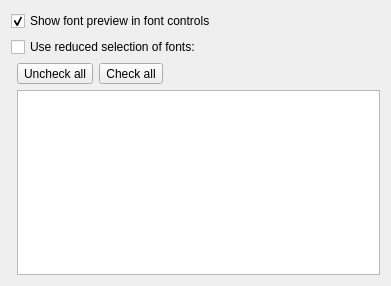
<?xml version="1.0" encoding="UTF-8"?>
<ui version="4.0">
 <class>Text</class>
 <widget class="QWidget" name="Text">
  <property name="geometry">
   <rect>
    <x>0</x>
    <y>0</y>
    <width>391</width>
    <height>286</height>
   </rect>
  </property>
  <layout class="QVBoxLayout" name="verticalLayout">
   <item>
    <widget class="QCheckBox" name="ShowFontPreview">
     <property name="text">
      <string>Show font preview in font controls</string>
     </property>
     <property name="checked">
      <bool>true</bool>
     </property>
    </widget>
   </item>
   <item>
    <widget class="QCheckBox" name="UseReducedFontList">
     <property name="text">
      <string>Use reduced selection of fonts:</string>
     </property>
    </widget>
   </item>
   <item>
    <layout class="QGridLayout" name="gridLayout">
     <item row="0" column="0" rowspan="2">
      <widget class="QWidget" name="widget" native="true"/>
     </item>
     <item row="0" column="1">
      <layout class="QHBoxLayout" name="horizontalLayout_2">
       <item>
        <widget class="QToolButton" name="UncheckAll">
         <property name="text">
          <string>Uncheck all</string>
         </property>
        </widget>
       </item>
       <item>
        <widget class="QToolButton" name="CheckAll">
         <property name="text">
          <string>Check all</string>
         </property>
        </widget>
       </item>
       <item>
        <spacer name="horizontalSpacer">
         <property name="orientation">
          <enum>Qt::Horizontal</enum>
         </property>
         <property name="sizeHint" stdset="0">
          <size>
           <width>40</width>
           <height>20</height>
          </size>
         </property>
        </spacer>
       </item>
      </layout>
     </item>
     <item row="1" column="1">
      <widget class="QListWidget" name="ReducedFontList"/>
     </item>
    </layout>
   </item>
  </layout>
 </widget>
 <resources/>
 <connections>
  <connection>
   <sender>UseReducedFontList</sender>
   <signal>toggled(bool)</signal>
   <receiver>ReducedFontList</receiver>
   <slot>setEnabled(bool)</slot>
   <hints>
    <hint type="sourcelabel">
     <x>120</x>
     <y>49</y>
    </hint>
    <hint type="destinationlabel">
     <x>154</x>
     <y>122</y>
    </hint>
   </hints>
  </connection>
  <connection>
   <sender>UseReducedFontList</sender>
   <signal>toggled(bool)</signal>
   <receiver>UncheckAll</receiver>
   <slot>setEnabled(bool)</slot>
   <hints>
    <hint type="sourcelabel">
     <x>90</x>
     <y>37</y>
    </hint>
    <hint type="destinationlabel">
     <x>72</x>
     <y>65</y>
    </hint>
   </hints>
  </connection>
  <connection>
   <sender>UseReducedFontList</sender>
   <signal>toggled(bool)</signal>
   <receiver>CheckAll</receiver>
   <slot>setEnabled(bool)</slot>
   <hints>
    <hint type="sourcelabel">
     <x>123</x>
     <y>39</y>
    </hint>
    <hint type="destinationlabel">
     <x>129</x>
     <y>58</y>
    </hint>
   </hints>
  </connection>
 </connections>
</ui>
